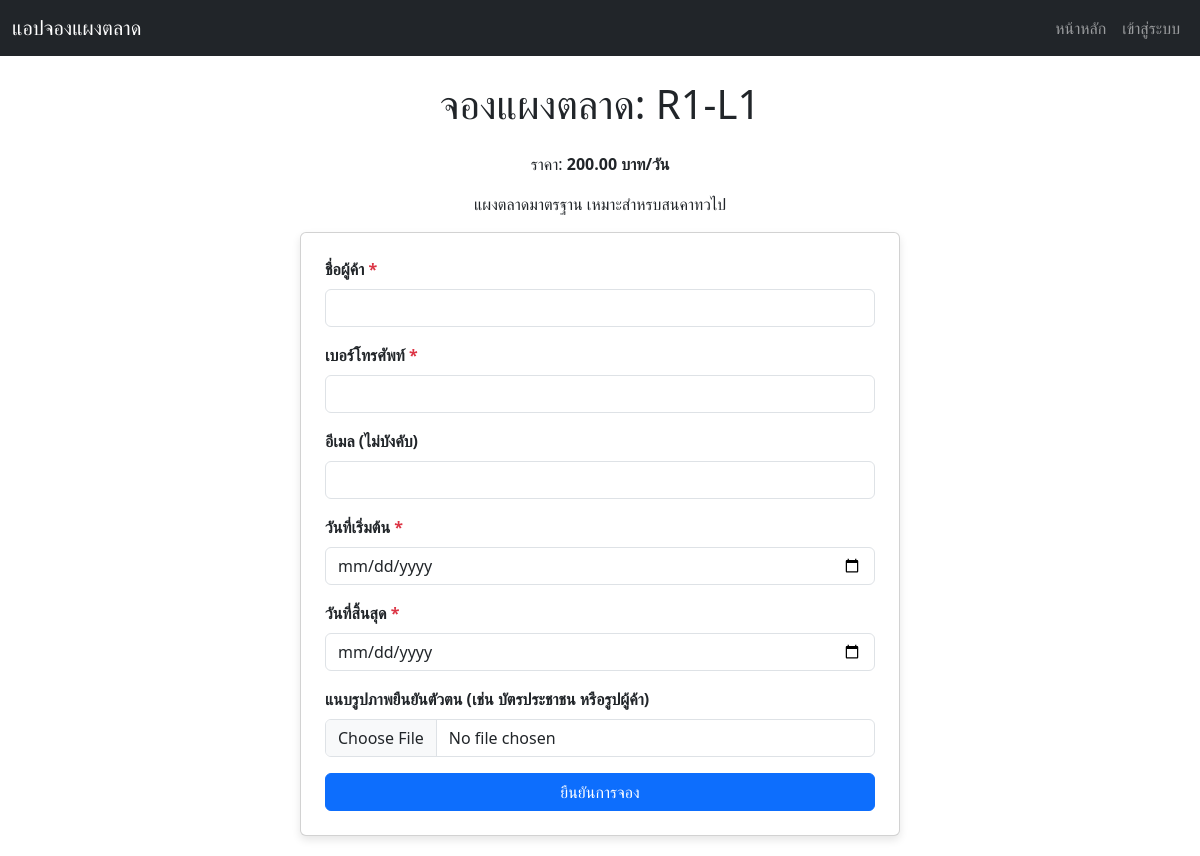
Screenshot of /book/1 with the database file from the repository.
### app.py (models this page shows, shortened)
class Stall(db.Model):
    id = db.Column(db.Integer, primary_key=True)
    name = db.Column(db.String(100), unique=True, nullable=False)
    price_per_day = db.Column(db.Float, nullable=False)
    description = db.Column(db.Text, nullable=True)
    bookings = db.relationship('Booking', backref='stall', lazy=True)

### app.py (the view, shortened to what this page needs)
@app.route('/book/<int:stall_id>', methods=['GET', 'POST'])
def book_stall(stall_id):
    stall = Stall.query.get_or_404(stall_id)
    today = date.today()
    return render_template('book.html', stall=stall, today=today)

### templates/book.html (shortened to what this page needs)
{% extends "base.html" %}
{% block content %}
<h1 class="mb-4 text-center">จองแผงตลาด: {{ stall.name }}</h1>
<p class="text-center">ราคา: <strong>{{ "%.2f" | format(stall.price_per_day) }} บาท/วัน</strong></p>
<p class="text-center">{{ stall.description | default('ไม่มีรายละเอียดเพิ่มเติม') }}</p>
<div class="card p-4 mx-auto" style="max-width: 600px;">
    <form method="POST" enctype="multipart/form-data">
        <div class="mb-3">
            <label for="vendor_name" class="form-label">ชื่อผู้ค้า <span class="text-danger">*</span></label>
            <input type="text" class="form-control" id="vendor_name" name="vendor_name" required>
        </div>
        <div class="mb-3">
            <label for="vendor_phone" class="form-label">เบอร์โทรศัพท์ <span class="text-danger">*</span></label>
            <input type="tel" class="form-control" id="vendor_phone" name="vendor_phone" required>
        </div>
        <div class="mb-3">
            <label for="vendor_email" class="form-label">อีเมล (ไม่บังคับ)</label>
            <input type="email" class="form-control" id="vendor_email" name="vendor_email">
        </div>
        <div class="mb-3">
    <label for="start_date" class="form-label">วันที่เริ่มต้น <span class="text-danger">*</span></label>
    <input type="date" class="form-control" id="start_date" name="start_date"
           min="{{ today.strftime('%Y-%m-%d') }}" required>
</div>
<div class="mb-3">
    <label for="end_date" class="form-label">วันที่สิ้นสุด <span class="text-danger">*</span></label>
    <input type="date" class="form-control" id="end_date" name="end_date"
           min="{{ today.strftime('%Y-%m-%d') }}" required>
</div>
        <div class="mb-3">
            <label for="image_file" class="form-label">แนบรูปภาพยืนยันตัวตน (เช่น บัตรประชาชน หรือรูปผู้ค้า)</label>
            <input type="file" class="form-control" id="image_file" name="image_file" accept="image/*">
        </div>
        <button type="submit" class="btn btn-primary w-100">ยืนยันการจอง</button>
    </form>
</div>
{% endblock %}

### static/css/style.css (style rules this page uses)
body { font-family: Arial, sans-serif; background-color: #faf9fa; }
.card { margin-bottom: 20px; box-shadow: 0 4px 8px rgba(0,0,0,0.1); }
.form-label { font-weight: bold; }
.btn-primary { background-color: #007bff; border-color: #007bff; }

### rows the page displays
Stall: name "R1-L1", price_per_day "200.00", description "แผงตลาดมาตรฐาน เหมาะสำหรบสนคาทวไป"
